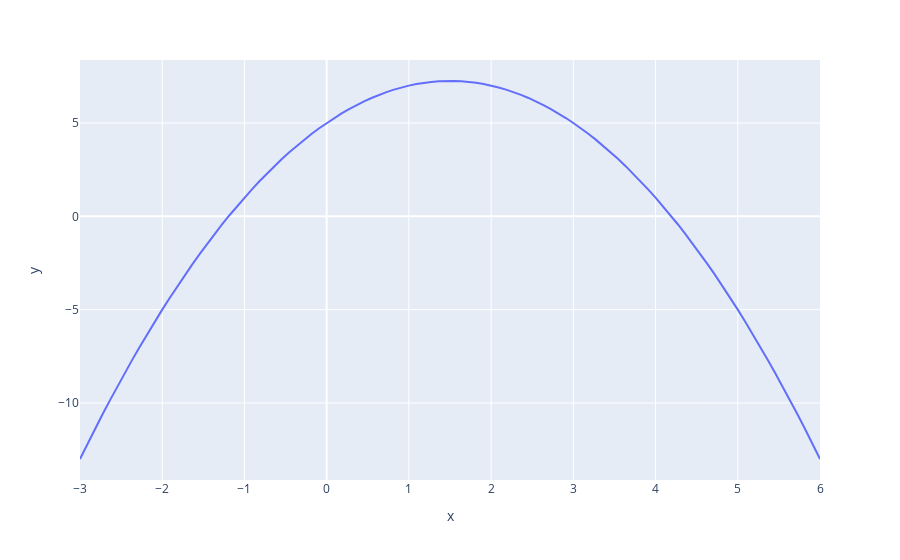

The notebook cell saved with this chart:
### Markdown cell above
Graf

### Code cell
fig = px.line(x=x, y=f(x))
fig.show()
